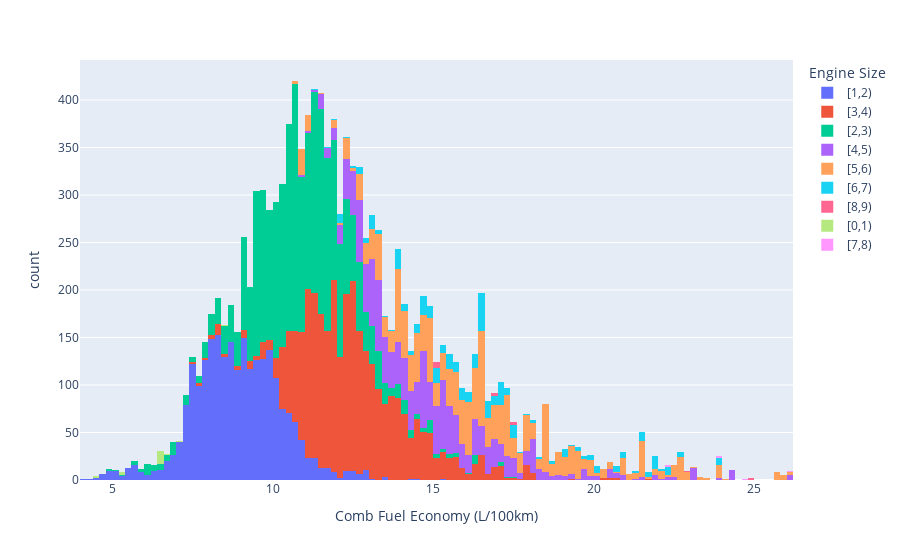

The code cell stored with this chart in its notebook:
### Code cell
fig = px.histogram(fuel_ratings, x='Comb Fuel Economy (L/100km)', color='Engine Size')
fig.update_layout(height=700)

fig.show()

### Figure 1 — Plotly figure (JSON) as saved in the notebook; plotly's stock layout.template omitted (floating-point values rounded to 4 significant figures; data arrays with more than 128 entries replaced by an {"elided": "..."} marker saying what was removed)
{"data": [{"alignmentgroup": "True", "bingroup": "x", "hovertemplate": "Engine Size=[1,2)<br>Comb Fuel Economy (L/100km)=%{x}<br>count=%{y}<extra></extra>", "legendgroup": "[1,2)", "marker": {"color": "#636efa", "pattern": {"shape": ""}}, "name": "[1,2)", "offsetgroup": "[1,2)", "orientation": "v", "showlegend": true, "type": "histogram", "x": {"elided": "2436 float values"}, "xaxis": "x", "yaxis": "y"}, {"alignmentgroup": "True", "bingroup": "x", "hovertemplate": "Engine Size=[3,4)<br>Comb Fuel Economy (L/100km)=%{x}<br>count=%{y}<extra></extra>", "legendgroup": "[3,4)", "marker": {"color": "#EF553B", "pattern": {"shape": ""}}, "name": "[3,4)", "offsetgroup": "[3,4)", "orientation": "v", "showlegend": true, "type": "histogram", "x": {"elided": "3089 float values"}, "xaxis": "x", "yaxis": "y"}, {"alignmentgroup": "True", "bingroup": "x", "hovertemplate": "Engine Size=[2,3)<br>Comb Fuel Economy (L/100km)=%{x}<br>count=%{y}<extra></extra>", "legendgroup": "[2,3)", "marker": {"color": "#00cc96", "pattern": {"shape": ""}}, "name": "[2,3)", "offsetgroup": "[2,3)", "orientation": "v", "showlegend": true, "type": "histogram", "x": {"elided": "3400 float values"}, "xaxis": "x", "yaxis": "y"}, {"alignmentgroup": "True", "bingroup": "x", "hovertemplate": "Engine Size=[4,5)<br>Comb Fuel Economy (L/100km)=%{x}<br>count=%{y}<extra></extra>", "legendgroup": "[4,5)", "marker": {"color": "#ab63fa", "pattern": {"shape": ""}}, "name": "[4,5)", "offsetgroup": "[4,5)", "orientation": "v", "showlegend": true, "type": "histogram", "x": {"elided": "1415 float values"}, "xaxis": "x", "yaxis": "y"}, {"alignmentgroup": "True", "bingroup": "x", "hovertemplate": "Engine Size=[5,6)<br>Comb Fuel Economy (L/100km)=%{x}<br>count=%{y}<extra></extra>", "legendgroup": "[5,6)", "marker": {"color": "#FFA15A", "pattern": {"shape": ""}}, "name": "[5,6)", "offsetgroup": "[5,6)", "orientation": "v", "showlegend": true, "type": "histogram", "x": {"elided": "1659 float values"}, "xaxis": "x", "yaxis": "y"}, {"alignmentgroup": "True", "bingroup": "x", "hovertemplate": "Engine Size=[6,7)<br>Comb Fuel Economy (L/100km)=%{x}<br>count=%{y}<extra></extra>", "legendgroup": "[6,7)", "marker": {"color": "#19d3f3", "pattern": {"shape": ""}}, "name": "[6,7)", "offsetgroup": "[6,7)", "orientation": "v", "showlegend": true, "type": "histogram", "x": {"elided": "434 float values"}, "xaxis": "x", "yaxis": "y"}, {"alignmentgroup": "True", "bingroup": "x", "hovertemplate": "Engine Size=[8,9)<br>Comb Fuel Economy (L/100km)=%{x}<br>count=%{y}<extra></extra>", "legendgroup": "[8,9)", "marker": {"color": "#FF6692", "pattern": {"shape": ""}}, "name": "[8,9)", "offsetgroup": "[8,9)", "orientation": "v", "showlegend": true, "type": "histogram", "x": [24.9, 22.8, 17.5, 24.9, 22.8, 17.5, 17.5, 15.1, 15.1, 15.1, 15.1, 15.1, 15.1, 16.9, 16.9, 16.9, 16.9], "xaxis": "x", "yaxis": "y"}, {"alignmentgroup": "True", "bingroup": "x", "hovertemplate": "Engine Size=[0,1)<br>Comb Fuel Economy (L/100km)=%{x}<br>count=%{y}<extra></extra>", "legendgroup": "[0,1)", "marker": {"color": "#B6E880", "pattern": {"shape": ""}}, "name": "[0,1)", "offsetgroup": "[0,1)", "orientation": "v", "showlegend": true, "type": "histogram", "x": [4.5, 5.2, 4.5, 5.2, 5.2, 6.5, 6.5, 6.5, 6.5, 6.5, 6.5, 6.5, 6.5, 6.4, 6.4, 6.4, 6.4, 6.6, 6.4, 6.4, 8.4, 7.5, 7], "xaxis": "x", "yaxis": "y"}, {"alignmentgroup": "True", "bingroup": "x", "hovertemplate": "Engine Size=[7,8)<br>Comb Fuel Economy (L/100km)=%{x}<br>count=%{y}<extra></extra>", "legendgroup": "[7,8)", "marker": {"color": "#FF97FF", "pattern": {"shape": ""}}, "name": "[7,8)", "offsetgroup": "[7,8)", "orientation": "v", "showlegend": true, "type": "histogram", "x": [24.6, 23.8, 23.8, 22.2, 22.2, 26.1, 26.1], "xaxis": "x", "yaxis": "y"}], "layout": {"autosize": true, "barmode": "relative", "legend": {"title": {"text": "Engine Size"}, "tracegroupgap": 0}, "margin": {"t": 60}, "xaxis": {"anchor": "y", "autorange": true, "domain": [0, 1], "range": [4.0, 26.2], "title": {"text": "Comb Fuel Economy (L/100km)"}, "type": "linear"}, "yaxis": {"anchor": "x", "autorange": true, "domain": [0, 1], "range": [0, 442.1], "title": {"text": "count"}}}}
